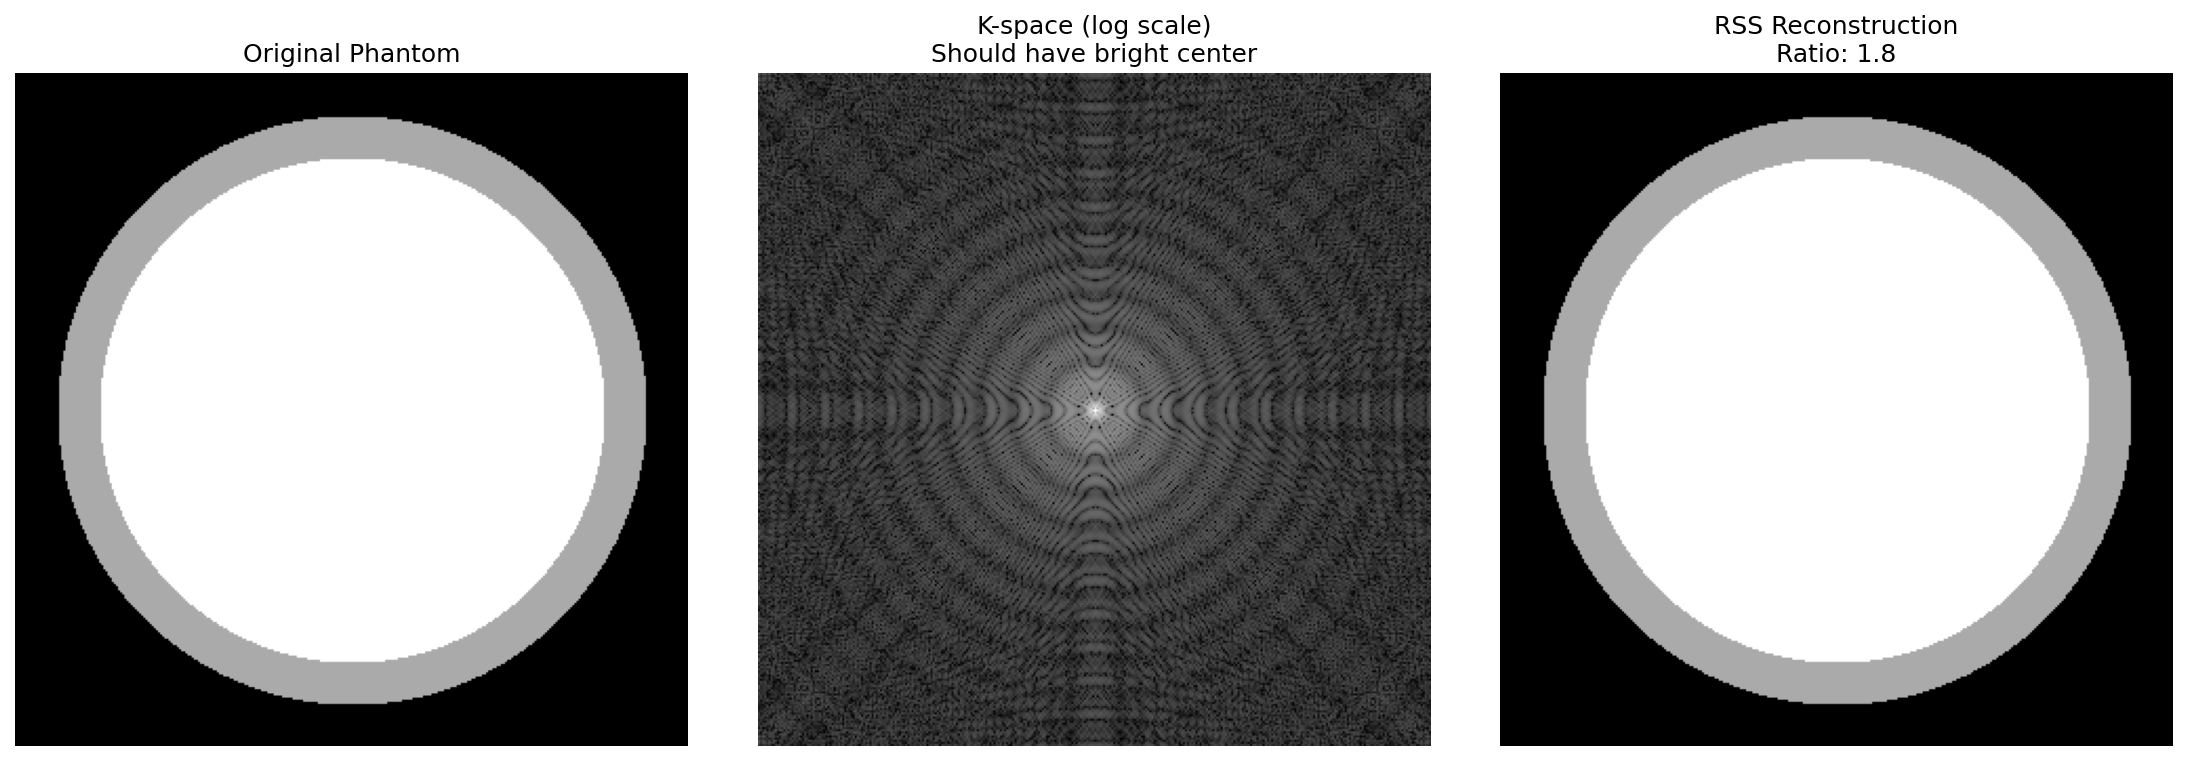

Generate this figure with Python:
"""
Simple test to verify FFT operations are working correctly
"""

import numpy as np
import matplotlib.pyplot as plt

print("="*70)
print("TEST: Verify FFT operations")
print("="*70)

# Create test k-space data (20 coils, 320x320)
print("\n1. Creating test k-space...")
n_coils = 20
img_size = 320

# Create a simple phantom image
y, x = np.ogrid[-img_size//2:img_size//2, -img_size//2:img_size//2]
phantom = ((x**2 + y**2) < (img_size//2 - 20)**2).astype(float)
phantom += 0.5 * ((x**2 + y**2) < (img_size//2 - 40)**2).astype(float)

# Create multi-coil images (just replicate for simplicity)
img_coils = np.zeros((n_coils, img_size, img_size), dtype=complex)
for i in range(n_coils):
    img_coils[i] = phantom * (0.8 + 0.2 * np.random.rand())

# Forward FFT to create k-space
kspace = np.fft.fftshift(
    np.fft.fft2(np.fft.ifftshift(img_coils, axes=(-2, -1)), axes=(-2, -1)),
    axes=(-2, -1)
)

print(f"  K-space shape: {kspace.shape}")
print(f"  K-space dtype: {kspace.dtype}")
print(f"  K-space is complex: {np.iscomplexobj(kspace)}")

# Test inverse FFT (what _rss_reconstruction does)
print("\n2. Testing inverse FFT (RSS reconstruction)...")
img_coils_recon = np.fft.ifftshift(
    np.fft.ifft2(np.fft.fftshift(kspace, axes=(-2, -1)), axes=(-2, -1)),
    axes=(-2, -1)
)
rss_img = np.sqrt(np.sum(np.abs(img_coils_recon)**2, axis=0))

print(f"  Reconstructed image shape: {rss_img.shape}")
print(f"  Reconstructed image dtype: {rss_img.dtype}")
print(f"  Reconstructed image range: [{rss_img.min():.3f}, {rss_img.max():.3f}]")

# Check if it looks like k-space or image
def check_if_kspace(data):
    center = data[data.shape[0]//2-10:data.shape[0]//2+10,
                 data.shape[1]//2-10:data.shape[1]//2+10]
    center_mean = np.mean(np.abs(center))
    total_mean = np.mean(np.abs(data))
    ratio = center_mean / (total_mean + 1e-10)
    return ratio > 5.0, ratio

is_ks, ratio = check_if_kspace(rss_img)
print(f"  Center/Mean ratio: {ratio:.2f}")
if is_ks:
    print(f"  ❌ Result looks like K-SPACE!")
else:
    print(f"  ✓ Result looks like IMAGE")

# Visualize
fig, axes = plt.subplots(1, 3, figsize=(15, 5))

# Original phantom
axes[0].imshow(phantom, cmap='gray')
axes[0].set_title('Original Phantom')
axes[0].axis('off')

# K-space
axes[1].imshow(np.log(1 + np.abs(kspace[0])), cmap='gray')
axes[1].set_title('K-space (log scale)\nShould have bright center')
axes[1].axis('off')

# Reconstructed
axes[2].imshow(rss_img, cmap='gray')
axes[2].set_title(f'RSS Reconstruction\nRatio: {ratio:.1f}')
axes[2].axis('off')

plt.tight_layout()
plt.savefig('test_fft.png', dpi=150, bbox_inches='tight')
print(f"\n✓ Saved test figure to: test_fft.png")
plt.close()

# Now test with YOUR data if available
print("\n" + "="*70)
print("3. Testing with your actual data (if available)...")
print("="*70)

try:
    your_kspace = np.load('experiments/data/cartesian_4x_numpy/kspace.npy')
    print(f"\n  Loaded your k-space:")
    print(f"    Shape: {your_kspace.shape}")
    print(f"    Dtype: {your_kspace.dtype}")
    print(f"    Is complex: {np.iscomplexobj(your_kspace)}")
    
    # Apply same reconstruction
    print(f"\n  Applying RSS reconstruction...")
    img_coils_test = np.fft.ifftshift(
        np.fft.ifft2(np.fft.fftshift(your_kspace, axes=(-2, -1)), axes=(-2, -1)),
        axes=(-2, -1)
    )
    rss_test = np.sqrt(np.sum(np.abs(img_coils_test)**2, axis=0))
    
    is_ks, ratio = check_if_kspace(rss_test)
    print(f"    Result shape: {rss_test.shape}")
    print(f"    Result range: [{rss_test.min():.3e}, {rss_test.max():.3e}]")
    print(f"    Center/Mean ratio: {ratio:.2f}")
    
    if is_ks:
        print(f"    ❌ Result looks like K-SPACE!")
        print(f"\n    This suggests the FFT operations are NOT working correctly!")
        print(f"    Check:")
        print(f"      - Is your k-space properly fftshifted?")
        print(f"      - Are the axes correct?")
    else:
        print(f"    ✓ Result looks like IMAGE")
        print(f"\n    This means the FFT is working correctly!")
        print(f"    The problem must be elsewhere in the pipeline.")
    
    # Compare with saved RSS
    try:
        saved_rss = np.load('experiments/data/cartesian_4x_numpy/reconstructions/rss.npy')
        print(f"\n  Comparing with saved RSS:")
        print(f"    Saved RSS shape: {saved_rss.shape}")
        print(f"    Saved RSS range: [{saved_rss.min():.3e}, {saved_rss.max():.3e}]")
        
        if saved_rss.shape == rss_test.shape:
            diff = np.abs(saved_rss - rss_test)
            print(f"    Max difference: {diff.max():.3e}")
            
            if diff.max() < 1e-6:
                print(f"    ✓ Saved RSS matches our test - reconstruction is correct!")
            else:
                print(f"    ❌ Saved RSS differs from our test!")
                print(f"       Something is wrong in the saving process!")
        else:
            print(f"    ❌ Shape mismatch!")
            print(f"       Test: {rss_test.shape}")
            print(f"       Saved: {saved_rss.shape}")
    except FileNotFoundError:
        print(f"  (Saved RSS file not found - skipping comparison)")
        
except FileNotFoundError:
    print("\n  Your data files not found - skipping test")
    print("  Run the pipeline first, then run this diagnostic")

print("\n" + "="*70)
print("Summary:")
print("="*70)
print("""
If the FFT test above worked correctly (image, not k-space),
but your saved RSS file contains k-space, then the problem is in:

1. How the pipeline saves the data, OR
2. The reconstruction method returns k-space instead of image

Next step: Add print statements in _rss_reconstruction to see
what it's actually returning!
""")
print("="*70 + "\n")
